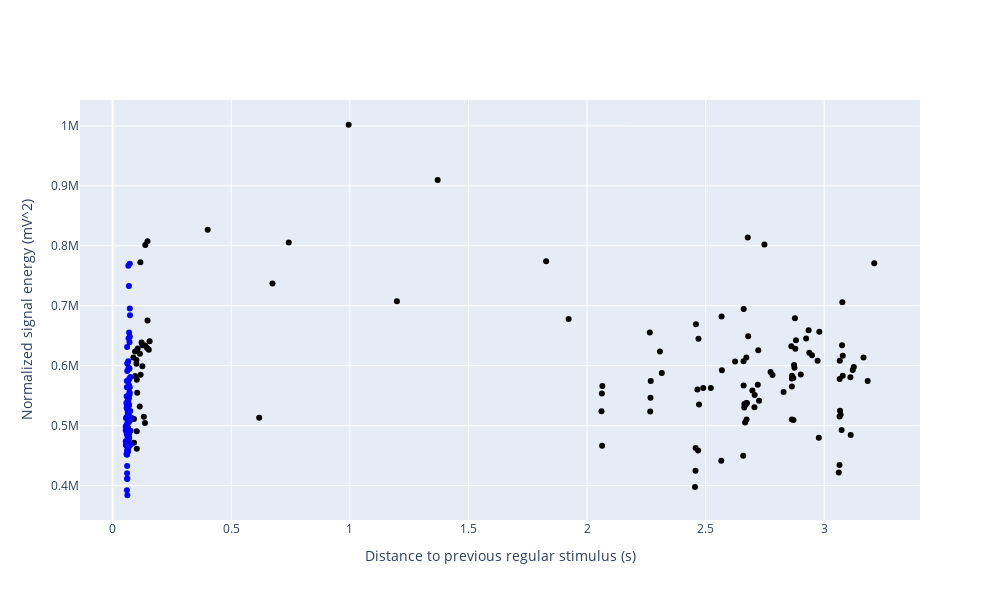

Notebook code for this chart:
### Code cell
''' 
This cell performs the clustering according to
- distance to previous stimulus
- normalized signal energy of the APs
'''
%autoreload 2
from fibre_tracking import DBSCANClustering
from plotting import ClusterPlot2D

clustered_data_df = DBSCANClustering.perform_clustering(actpots, eps = 0.005, min_samples = 10, save_fibre_prediction = True)

cl2dplot = ClusterPlot2D()
cl2dplot.plot(clustered_data_df = clustered_data_df)

### Figure 1 — Plotly figure (JSON) as saved in the notebook; plotly's stock layout.template omitted (floating-point values rounded to 4 significant figures; data arrays with more than 128 entries replaced by an {"elided": "..."} marker saying what was removed)
{"data": [{"hovertemplate": "%{text}", "marker": {"color": {"elided": "227 str values"}, "symbol": {"elided": "227 int values"}}, "mode": "markers", "text": {"elided": "227 str values"}, "type": "scatter", "x": {"elided": "227 float values"}, "y": {"elided": "227 float values"}}], "layout": {"height": 600, "width": 1000, "xaxis": {"title": {"text": "Distance to previous regular stimulus (s)"}}, "yaxis": {"title": {"text": "Normalized signal energy (mV^2)"}}}}
